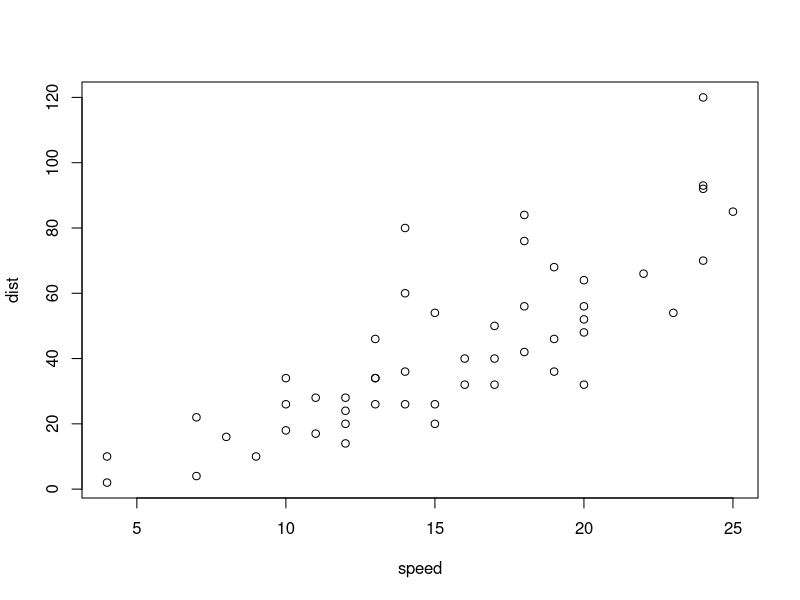
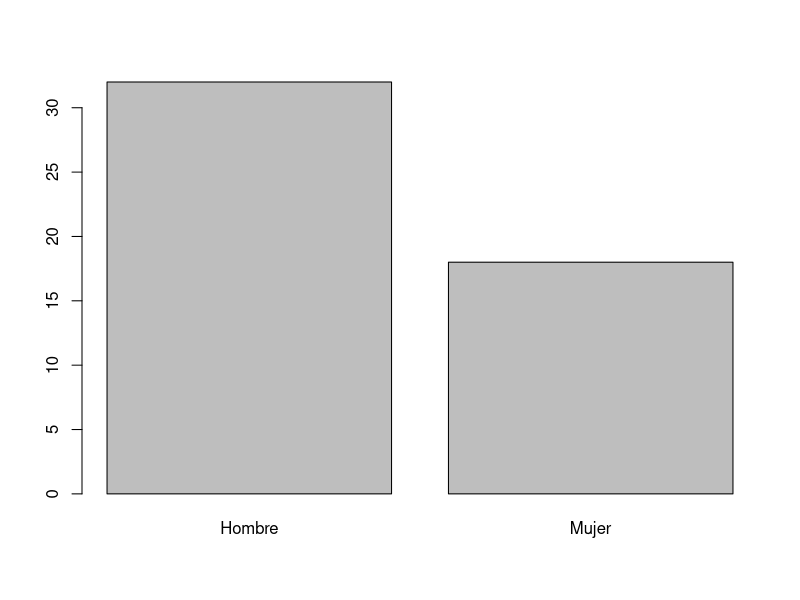
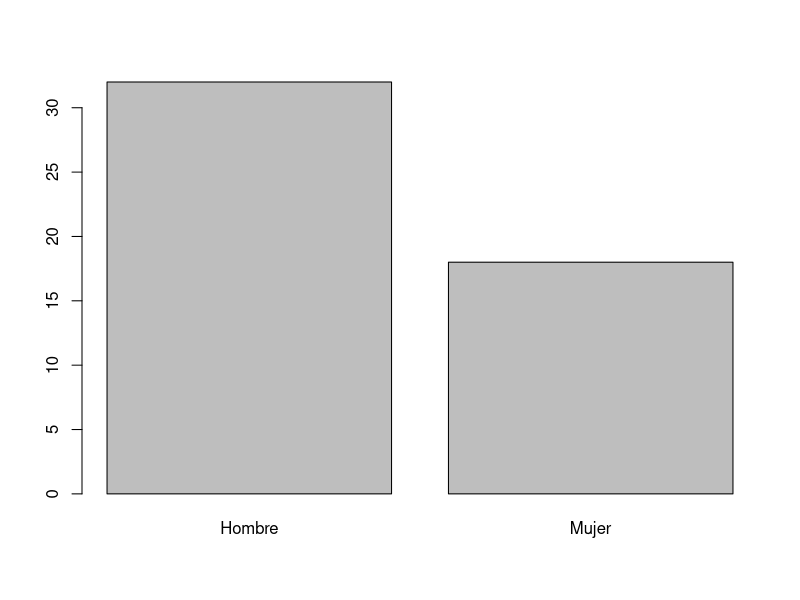

These figures' R source, in order:
## ---- chunk 1
knitr::opts_chunk$set(echo = TRUE)
library(tidyverse)
## ---- chunk 2
library(car) # carga la biblioteca, que a su vez permite el acceso a los datos de una base de datos sobre coches.
summary(cars) # resume los datos.
plot(cars) # construye un gráfico con los datos.

## ---- chunk 3
5+3
## ---- chunk 4
x<-5+3
x
## ---- chunk 5
y<-c(4,8,22,32,25) #crea un vector de 5 elementos que son números (escalares)
y # llamamos al objeto para que lo devuelva.
names<-c('Juan','Luis','Mónica','Julia') #Genera un vector que contiene cadenas de caracteres.
names #llamamos al objeto para que lo devuelva.
## ---- chunk 6
ls()
## ---- chunk 7
rm(names)
## ---- chunk 8
ls()
## ---- chunk 9
a1<-rep(1,20) #Repitiendo elementos.
b<-seq(1,20,2)  # Construyendo sucesiones, por ejemplo aritmética de distancia 2 comenzando el el 1.
d<-27:42 #cuando la distancia es uno se puede abreviar así.
vecnam.rep<-rep(c('Julia','Óscar'),4)
## ---- chunk 10
a2<-rep(1:3,10) #Repitiendo elementos
a2
# En realidad estamos anidando la función seq dentro de la función rep. 
a2.1 <- rep(seq(1,3),10)
a2.1
a3<-rep(1:2,each=10) #Repitiendo elementos, pero de otra manera.
a3

## ---- chunk 11
m1<-matrix(c(2,5,8,9,20,5,8,9),ncol=2) 
m1
## ---- chunk 12
m2<-matrix(c(2,5,8,9,20,5,8,9),ncol=2,byrow = T) 
m2
## ---- chunk 13
a2[c(1,2,6)] #extrae elementos que ocupan las posiciones 1,2 y 6 en el vector.
vecnam.rep[seq(1,8,2)] #extrae elemantos que ocupan las posiciones del 1 a 8, pero saltando de 2 en 2 (1,3,5,7)
## ---- chunk 14
m1 #Esta es la matriz que creamos anteriormente.
m1[c(1,2),] # Extraigo filas 1 y 2
m1[,c(1,2)] # Extraigo columnas 1 y 2
m1[c(3,4),c(1,2)] # Extraigo un subconjunto de celdas.


## ---- chunk 15
ar<-array(c(1,4,4,8,9,9,9.8,9,8,9,9.2,4,5,9,10,3,4,8),c(2,3,2)) #Esto es un array de 2 filas (primera dimension), 3 columnas (segunda dimensión), 2 bloques (tercera dimension)
ar
## ---- chunk 16
ar2 <- array(rep(c('red','yellow','green'),6),c(2,3,2))
ar2
## ---- chunk 17
data(iris) #basta con esto porque este dataset se incluye en la librería datasets que se instala por defecto en la instalación de base.
## ---- chunk 18
data(Anscombe,package='carData') 
## ---- chunk 19
head(iris) # solo pedimos los primeros registros (son 50)
## ---- chunk 20
head(Anscombe) 
## ---- chunk 21
head(iris[,2:3])
## ---- chunk 22
iris[c(4,10),2:3] #
## ---- chunk 23
iris[c(4,10),c("Sepal.Width","Sepal.Length")]

## ---- chunk 24
iris$Sepal.Length
## ---- chunk 25
iris$Sepal.Ratio <- iris$Sepal.Length/iris$Sepal.Width
## ---- chunk 26
iris[1:4,c("Sepal.Length","Sepal.Width","Sepal.Ratio")] #limito el número de filas utilizando un vector como índice.
## ---- chunk 27
iris$Sepal.Ratio<-NULL
## ---- chunk 28
v1 <- c('Juan', 'Pedro','Luisa')
m1 <- matrix(c(3,5,7,22,45,76,25,22,21),ncol=3)
df1 <- data.frame(id=1001:1050,pas=round(rnorm(50,120,5)),sex=factor(rbinom(50,1,.35),labels=c('Hombre','Mujer')))

plot.new()
barplot(table(df1$sex))
p1 <- recordPlot()

lista1 <- list(v1,m1,df1,p1)
## ---- chunk 29
str(lista1,max.level = 1) 
## ---- chunk 30
lista1[[4]] #Esto llamaría al cuarto elemento de la lista, que era el gráfico.
## ---- chunk 31
names(lista1) <- c('mi_vector','mi_matriz','mi_dataframe','mi_gráfico')#este vector asigna nombres a los elementos. Ha de ser de la misma longitud que el número de elementos.
## ---- chunk 32
head(lista1$mi_dataframe,n = 10) #Uso head con al argumento n=10 para que solo muestre las 10 primeras filas.
## ---- chunk 33
ls #Para poder verlo he de ejecutar la función sin argumentos, sin el contenido de los paréntesis.
## ---- chunk 34
ls(,,,,,TRUE)
## ---- chunk 35
ls(sorted=TRUE)
